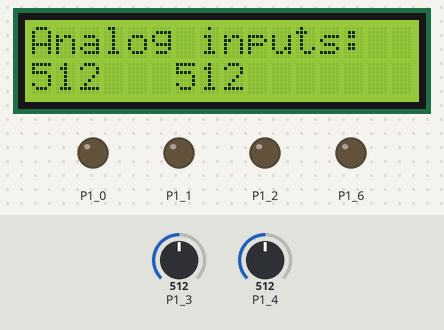
Bench run of a sketch on a simulated TI MSP430 LaunchPad. Parts: 16×2 character LCD, output pins drawn as LEDs (lit = HIGH). The inputs (shaded band) are chosen by the test bench; at power-on: P1_3 = 512, P1_4 = 512.

Above: at 4.2 s.
4.3 s: P1_3 set to 390
At 4.48 s:
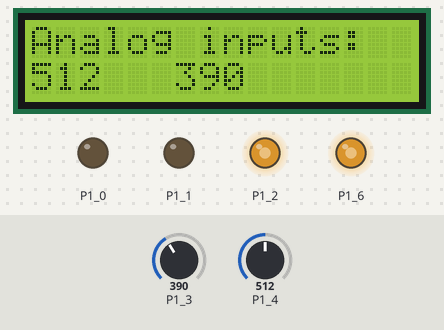
6.6 s: P1_4 set to 390
At 6.79 s:
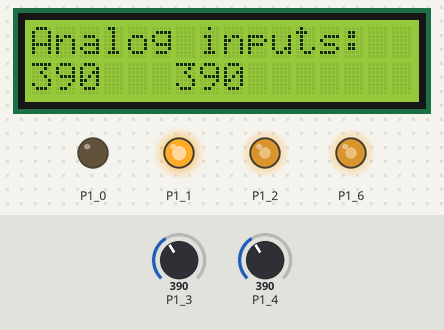
9.6 s: P1_3 set to 410
At 9.95 s:
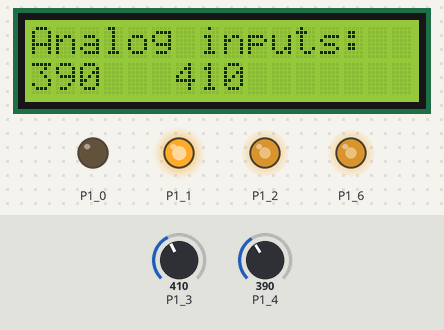
12.1 s: P1_4 set to 410
At 12.8 s:
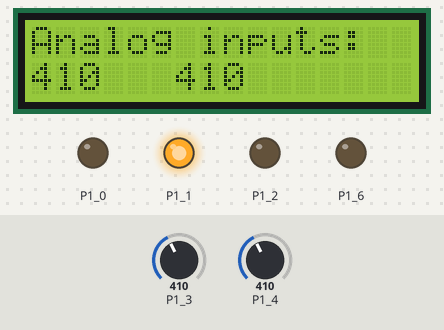
13.6 s: P1_3 set to 511
At 14.4 s:
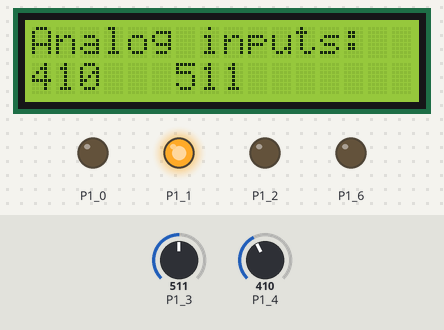
15.1 s: P1_4 set to 511
At 15.7 s:
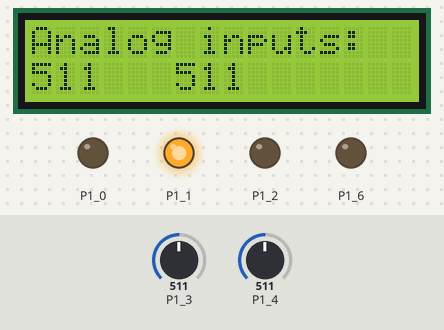
Timing chart, 0 to 18.1 s (numbered marks = the images above; inputs shaded):
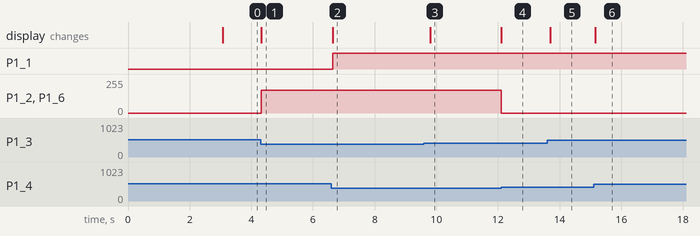

The sketch:

line_follower.ino
```cpp
#include <LiquidCrystal.h>
#include "chassis.h"

chassis robot(P1_0, P1_6, P1_2, P1_1);
LiquidCrystal lcd(P2_0, P2_1, P2_2, P2_3, P2_4, P2_5);

void test_chassis(void){
  delay(3000);
  lcd.clear();
  lcd.setCursor(0,1);
  lcd.print("Forward");
  robot.forward(700);


  lcd.clear();
  lcd.setCursor(0,1);
  lcd.print("Backward");
  robot.backward(700);


  lcd.clear();
  lcd.setCursor(0,1);
  lcd.print("Right");
  robot.right(500);


  lcd.clear();
  lcd.setCursor(0,1);
  lcd.print("left");
  robot.left(500);

  lcd.clear();
  lcd.setCursor(0,1);
  lcd.print("Pausing for 5 seconds");
  delay(5000);
}
void setup()
{
  // put your setup code here, to run once:

  lcd.begin(16, 2);
  lcd.print("Starting Up!");
  delay(3000);
  //test_chassis();
}

void loop()
{
  // put your main code here, to run repeatedly:
  int L,R;
  robot.ucSpeed=170;
  lcd.clear();
  lcd.setCursor(0,0);
  lcd.print("Analog inputs:");
  lcd.setCursor(0,1);
  R=analogRead(A4);
  lcd.print(R);

  lcd.setCursor(6,1);
  L=analogRead(A3);
  lcd.print(L);

  if(R>400 && L<400){
    robot.right(100);
  }else if(R<400 && L>400){
    robot.left(100);
  }else if(R<400 && L<400){
    robot.forward(100);
  }else if(R>400 && L>400){
    //Do nothing.
    delay(100);
  }


    //delay(100);


}
```

chassis.cpp
```cpp
#include <Arduino.h>
#include "chassis.h"

void chassis::forward(int a){
			  digitalWrite(pDir1, FWD);
			  digitalWrite(pDir2, FWD);
			  analogWrite(pEnable1, ucSpeed);
			  analogWrite(pEnable2, ucSpeed);
			  delay(a);
			  analogWrite(pEnable1, 0);
			  analogWrite(pEnable2, 0);

		}
void chassis::backward(int a){
                	  digitalWrite(pDir1, BKW);
			  digitalWrite(pDir2, BKW);
			  analogWrite(pEnable1, ucSpeed);
			  analogWrite(pEnable2, ucSpeed);
			  delay(a);
			  analogWrite(pEnable1, 0);
			  analogWrite(pEnable2, 0);

		}

void chassis::right(int a){
                	  digitalWrite(pDir1, FWD);
			  digitalWrite(pDir2, BKW);
			  analogWrite(pEnable1, ucSpeed);
			  analogWrite(pEnable2, ucSpeed);
			  delay(a);
			  analogWrite(pEnable1, 0);
			  analogWrite(pEnable2, 0);

		}

void chassis::left(int a){
                	  digitalWrite(pDir1, BKW);
			  digitalWrite(pDir2, FWD);
			  analogWrite(pEnable1, ucSpeed);
			  analogWrite(pEnable2, ucSpeed);
			  delay(a);
			  analogWrite(pEnable1, 0);
			  analogWrite(pEnable2, 0);

		}
```

chassis.h
```cpp
#ifndef _chassis_
#define _chassis_
#include <Arduino.h>
// Class for Chassis

/* *********

usage:

chassis obj(P1_0, P1_6, P1_2, P1_1); // This creates an object for the chassis class
chassis obj(A1, A0, A2, A3);

obj.forward(700);


************/
#define FWD HIGH
#define BKW LOW

class chassis{
	public:
		// Varibles for Pins
		int pEnable1, pEnable2, pDir1, pDir2;
		unsigned char ucSpeed;
                //Default Constructor
                chassis(){
                    //do an error message here perhaps
                    ucSpeed=0;
                }
		// Constructor
		chassis(int a, int b, int c, int d){
			// Set the Pin Values
			pDir1=a;
			pEnable1=b;
			pEnable2=c;
			pDir2=d;
			// Inital configuration for the pins
			pinMode(pEnable1, OUTPUT);
			pinMode(pEnable2, OUTPUT);
			pinMode( pDir1, OUTPUT);
			pinMode( pDir2, OUTPUT);

			digitalWrite(pDir1, FWD); // Set Inital Direction to HIGH?
			digitalWrite(pDir2, FWD);

			analogWrite(pEnable1, 0x00); // Set initial speed to zero
			analogWrite(pEnable2, 0x00);
		}
		// Function Prototypes
		void forward(int);
                void backward(int);
                void right(int);
                void left(int);

                void setSpeed(unsigned char);
};

#endif
```

Measured:
- after the input at 4.3 s, P1_2, P1_6: 0/255 → 170/255 at once; the display: changes at once (image 1)
- after the input at 6.6 s, P1_1: LOW → HIGH at once; the display: changes at once (image 2)
- after the input at 9.6 s, the display: changes after 0.20 s (image 3)
- after the input at 12.1 s, P1_2, P1_6: 170/255 → 0/255 at once; the display: changes at once (image 4)
- after the input at 13.6 s, the display: changes after 0.09 s (image 5)
- after the input at 15.1 s, the display: changes after 0.06 s (image 6)
